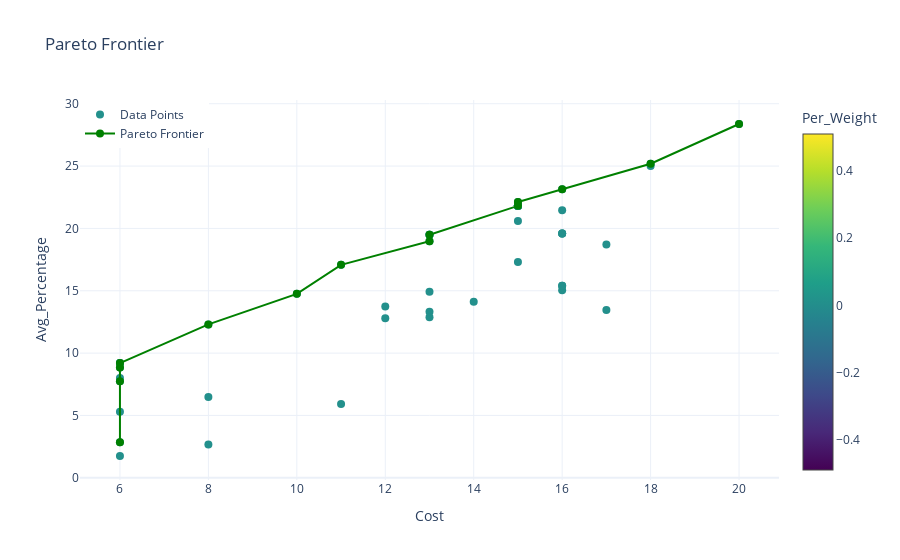

Notebook source saved alongside this figure:
### Code cell
pareto_frontier3 = create_pareto(df[df['Per_Weight'] == .01], ['Num_Sats', 'Num_Planes'],'Pareto Frontier')
